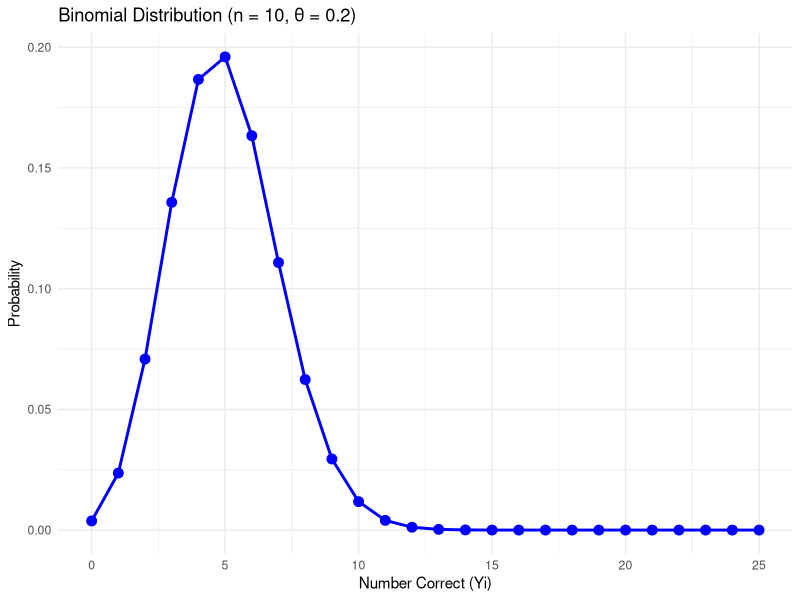
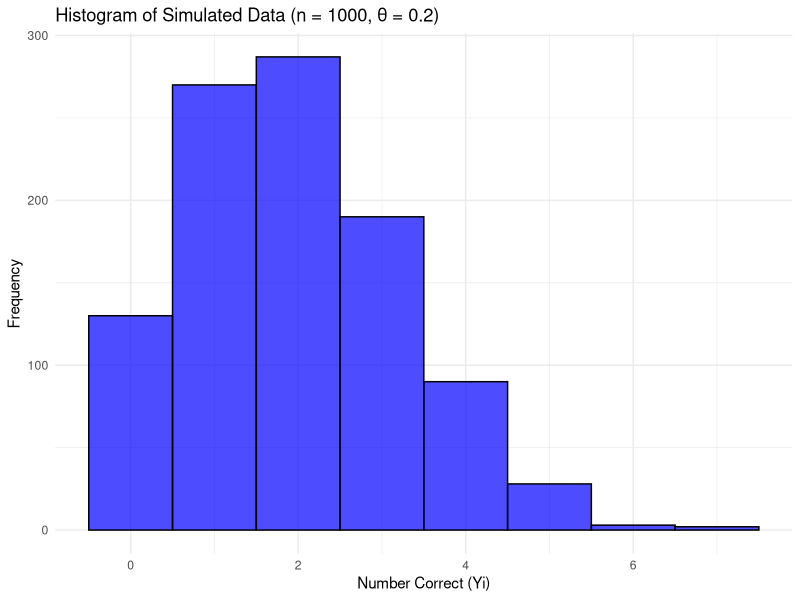

Recreate these plots in R, in order.
## ---- chunk 1
library(tidyverse)
## ---- chunk 2
n <- 25  # total number of trials
theta <- 0.2  # probability of success

Yi <- 0:n  # possible outcomes (0 to n)
prob <- dbinom(Yi, size = n, prob = theta)

# create a data frame for plotting
data <- data.frame(Yi = Yi, Probability = prob)

# Plot the distribution using ggplot
ggplot(data, aes(x = Yi, y = Probability)) +
  geom_point(color = "blue", size = 3) +  
  geom_line(color = "blue", size = 1) +   
  labs(title = "Binomial Distribution (n = 10, θ = 0.2)",
       x = "Number Correct (Yi)",
       y = "Probability") +
  theme_minimal()

## ---- chunk 3
# Parameters
n_people <- 1000  # Number of people
n_trials <- 10    # Number of trials for each person
theta <- 0.2      # Probability of success

# Simulate data using rbinom
simulated_data <- rbinom(n = n_people, size = n_trials, prob = theta)

# Create a data frame for plotting
data <- data.frame(Yi = simulated_data)

# Plot the histogram using ggplot
ggplot(data, aes(x = Yi)) +
  geom_histogram(binwidth = 1, color = "black", fill = "blue", alpha = 0.7) +
  labs(title = "Histogram of Simulated Data (n = 1000, θ = 0.2)",
       x = "Number Correct (Yi)",
       y = "Frequency") +
  theme_minimal()

